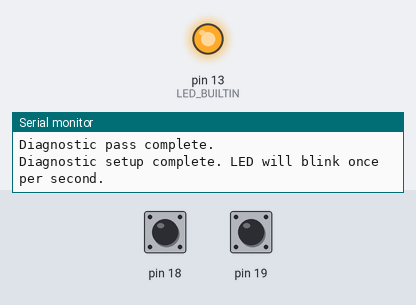
Simulated run of this sketch. Board: Arduino Uno, built with avr-gcc and run on an emulated ATmega328P. Parts: output pins drawn as LEDs (lit = HIGH), the last lines printed to the serial monitor. Dashed ring = blinking. The test bench sets the inputs (shaded band); at power-on: pin 18 HIGH, pin 19 HIGH. Storage starts empty; no radio packets arrive unless stated; pins used as bus, display or sensor lines are not drawn.

Above: at 1.0 s.
At 2.5 s:
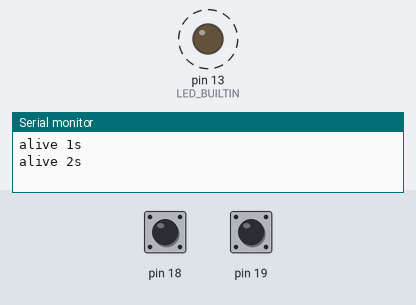
Timing chart, 0 to 4.7 s (numbered marks = the images above):
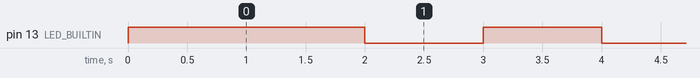

The sketch:

Yellowstone_Board_Diagnostic.ino
```cpp
#include <Wire.h>
#include <SPI.h>
#include <SD.h>
#include <RH_RF95.h>

// Yellowstone shared peripheral pins
#define RFM95_CS   8
#define RFM95_INT  3
#define RFM95_RST  9
#define SD_CS      10
#define RF95_FREQ  915.0

RH_RF95 rf95(RFM95_CS, RFM95_INT);
uint32_t diagnosticPass = 0;

void setSpiDevicesDeselected() {
  pinMode(RFM95_CS, OUTPUT);
  pinMode(SD_CS, OUTPUT);
  digitalWrite(RFM95_CS, HIGH);
  digitalWrite(SD_CS, HIGH);
}

void resetLoRa() {
  pinMode(RFM95_RST, OUTPUT);
  digitalWrite(RFM95_RST, HIGH);
  delay(10);
  digitalWrite(RFM95_RST, LOW);
  delay(10);
  digitalWrite(RFM95_RST, HIGH);
  delay(10);
}

void holdLoRaInReset() {
  pinMode(RFM95_RST, OUTPUT);
  digitalWrite(RFM95_RST, LOW);
  delay(10);
}

void printI2cLineLevels() {
  Serial.println();
  Serial.println("I2C line levels:");
#if defined(PIN_WIRE_SDA) && defined(PIN_WIRE_SCL)
  Wire.end();
  pinMode(PIN_WIRE_SDA, INPUT_PULLUP);
  pinMode(PIN_WIRE_SCL, INPUT_PULLUP);
  delay(2);

  bool sdaHigh = digitalRead(PIN_WIRE_SDA);
  bool sclHigh = digitalRead(PIN_WIRE_SCL);
  Serial.print("  SDA: ");
  Serial.println(sdaHigh ? "HIGH" : "LOW");
  Serial.print("  SCL: ");
  Serial.println(sclHigh ? "HIGH" : "LOW");

  if (!sdaHigh || !sclHigh) {
    Serial.println("  bus fault: one or both I2C lines are held low");
  }
#else
  Serial.println("  SDA/SCL pin constants unavailable for this board package");
#endif
  Wire.begin();
}

void scanI2c() {
  Serial.println();
  Serial.println("I2C scan:");

  uint8_t found = 0;
  for (uint8_t address = 1; address < 127; address++) {
    Wire.beginTransmission(address);
    uint8_t error = Wire.endTransmission();
    if (error == 0) {
      Serial.print("  found 0x");
      if (address < 16) Serial.print("0");
      Serial.println(address, HEX);
      found++;
    } else if (error == 4) {
      Serial.print("  unknown error at 0x");
      if (address < 16) Serial.print("0");
      Serial.println(address, HEX);
    }
  }

  if (found == 0) Serial.println("  no I2C devices found");
}

void testSd() {
  Serial.println();
  Serial.println("SD test:");
  Serial.print("  CS ");
  Serial.print(SD_CS);
  Serial.print(": ");

  digitalWrite(RFM95_CS, HIGH);
  digitalWrite(SD_CS, HIGH);
  holdLoRaInReset();

  if (!SD.begin(SD_CS)) {
    Serial.println("SD.begin FAIL");
    return;
  }

  Serial.println("SD.begin PASS");

  File testFile = SD.open("ysdiag.txt", FILE_WRITE);
  if (testFile) {
    testFile.println("yellowstone sd diagnostic");
    testFile.close();
    Serial.println("    write ysdiag.txt: PASS");
  } else {
    Serial.println("    write ysdiag.txt: FAIL");
  }

  testFile = SD.open("ysdiag.txt");
  if (testFile) {
    Serial.println("    read ysdiag.txt: PASS");
    testFile.close();
  } else {
    Serial.println("    read ysdiag.txt: FAIL");
  }
}

void testLoRa() {
  Serial.println();
  Serial.println("LoRa test:");
  digitalWrite(SD_CS, HIGH);
  resetLoRa();

  if (!rf95.init()) {
    Serial.println("  rf95.init: FAIL");
    return;
  }

  Serial.println("  rf95.init: PASS");

  if (rf95.setFrequency(RF95_FREQ)) {
    Serial.print("  setFrequency ");
    Serial.print(RF95_FREQ, 1);
    Serial.println(" MHz: PASS");
  } else {
    Serial.println("  setFrequency: FAIL");
  }
}

void runDiagnostics() {
  diagnosticPass++;
  Serial.println();
  Serial.print("Diagnostic pass ");
  Serial.println(diagnosticPass);

  setSpiDevicesDeselected();
  printI2cLineLevels();
  scanI2c();
  testSd();
  testLoRa();

  Serial.println();
  Serial.println("Diagnostic pass complete.");
}

void setup() {
  pinMode(LED_BUILTIN, OUTPUT);
  digitalWrite(LED_BUILTIN, HIGH);

  Serial.begin(115200);
  unsigned long serialStart = millis();
  while (!Serial && millis() - serialStart < 4000) {
    delay(10);
  }

  Serial.println();
  Serial.println("Yellowstone board diagnostic");
  Serial.println("USB serial: PASS");

  runDiagnostics();

  Serial.println();
  Serial.println("Diagnostic setup complete. LED will blink once per second.");
}

void loop() {
  static unsigned long lastBlink = 0;
  static unsigned long lastDiagnostic = 0;
  static bool ledState = false;
  static uint32_t seconds = 0;

  if (millis() - lastBlink >= 1000) {
    lastBlink = millis();
    ledState = !ledState;
    digitalWrite(LED_BUILTIN, ledState ? HIGH : LOW);

    seconds++;
    Serial.print("alive ");
    Serial.print(seconds);
    Serial.println("s");
  }

  if (millis() - lastDiagnostic >= 10000) {
    lastDiagnostic = millis();
    runDiagnostics();
  }
}
```

Measured:
- by itself, pin 13 (LED_BUILTIN): alternates HIGH for 1.0 s and LOW for 1.0 s
